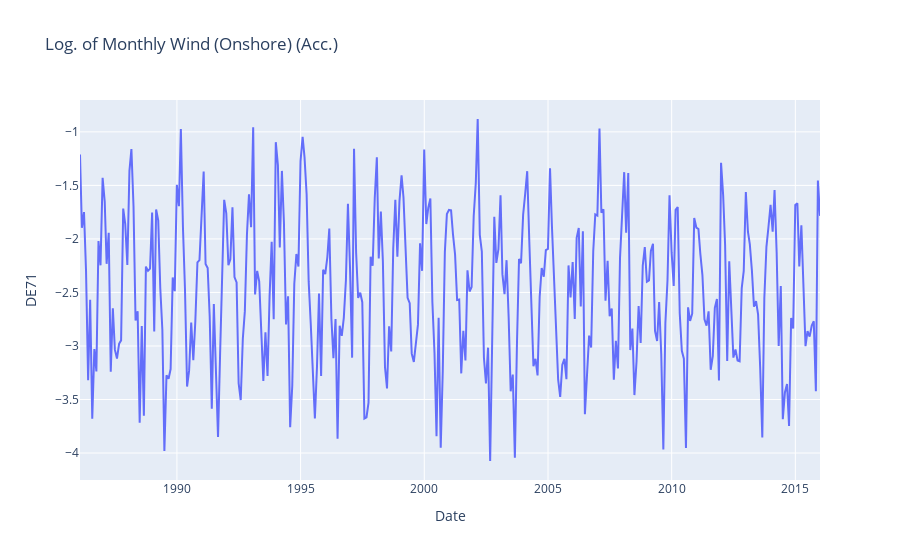

The code cell stored with this chart in its notebook:
### Markdown cell above
Transform time series to log

### Code cell
df_selected = df[['Date',NUTS2]]


df_selected[NUTS2] = np.log(df_selected[NUTS2])
df_selected.head()

fig = px.line(df_selected, x="Date", y=NUTS2, title='Log. of Monthly Wind (Onshore) (Acc.)')
fig.show()

### Figure 1 — Plotly figure (JSON) as saved in the notebook; plotly's stock layout.template omitted (floating-point values rounded to 4 significant figures; data arrays with more than 128 entries replaced by an {"elided": "..."} marker saying what was removed)
{"data": [{"hovertemplate": "Date=%{x}<br>DE71=%{y}<extra></extra>", "legendgroup": "", "line": {"color": "#636efa", "dash": "solid"}, "marker": {"symbol": "circle"}, "mode": "lines", "name": "", "orientation": "v", "showlegend": false, "type": "scatter", "x": {"elided": "360 str values"}, "xaxis": "x", "y": {"elided": "360 float values"}, "yaxis": "y"}], "layout": {"legend": {"tracegroupgap": 0}, "title": {"text": "Log. of Monthly Wind (Onshore) (Acc.)"}, "xaxis": {"anchor": "y", "domain": [0, 1], "title": {"text": "Date"}}, "yaxis": {"anchor": "x", "domain": [0, 1], "title": {"text": "DE71"}}}}
